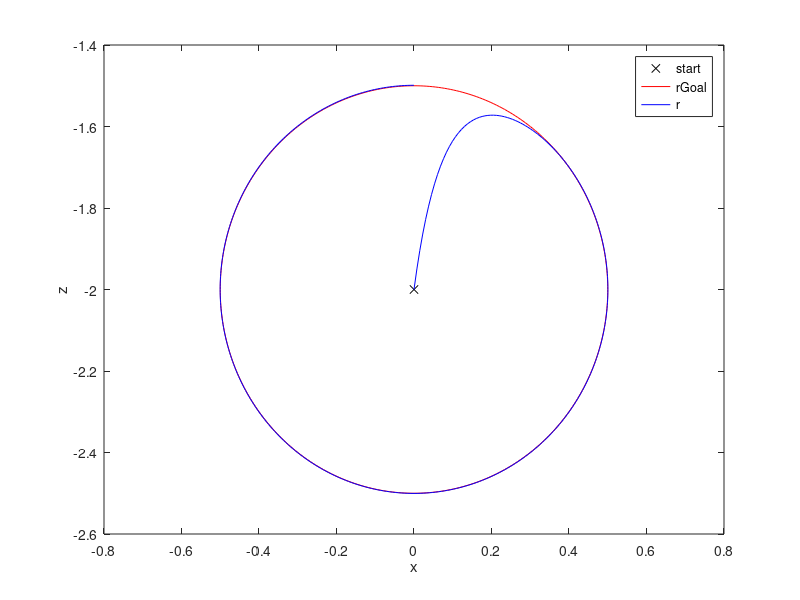

MATLAB code to generate this figure:
clear all; clc;

% given are the functions 
%   r_BF_inB(alpha,beta,gamma) and
%   J_BF_inB(alpha,beta,gamma) 
% for the foot positon respectively Jacobian
  
r_BF_inB = @(alpha,beta,gamma)[...
    - sin(beta + gamma) - sin(beta);...
  sin(alpha)*(cos(beta + gamma) + cos(beta) + 1) + 1;...
  -cos(alpha)*(cos(beta + gamma) + cos(beta) + 1)];

J_BF_inB = @(alpha,beta,gamma)[...
                                              0,             - cos(beta + gamma) - cos(beta),            -cos(beta + gamma);...
 cos(alpha)*(cos(beta + gamma) + cos(beta) + 1), -sin(alpha)*(sin(beta + gamma) + sin(beta)), -sin(beta + gamma)*sin(alpha);...
 sin(alpha)*(cos(beta + gamma) + cos(beta) + 1),  cos(alpha)*(sin(beta + gamma) + sin(beta)),  sin(beta + gamma)*cos(alpha)];

% write an algorithm for the inverse differential kinematics problem to
% find the generalized velocities dq to follow a circle in the body xz plane
% around the start point rCenter with a radius of r=0.5 and a 
% frequeny of 0.25Hz. The start configuration is q =  pi/180*([0,-60,120])',
% which defines the center of the circle
q0 = pi/180*([0,-60,120])';
dq0 = zeros(3,1);
rCenter = r_BF_inB(q0(1),q0(2),q0(3));
radius = 0.5;
f = 0.25;
rGoal = @(t) rCenter + radius*[sin(2*pi*f*t),0,cos(2*pi*f*t)]';
drGoal = @(t) 2*pi*f*radius*[cos(2*pi*f*t),0,-sin(2*pi*f*t)]';

% define here the time resolution
deltaT = 0.01;
timeArr = 0:deltaT:1/f;

% q, r, and rGoal are stored for every point in time in the following arrays
qArr = zeros(3,length(timeArr));
rArr = zeros(3,length(timeArr));
rGoalArr = zeros(3,length(timeArr));

q = q0;
dq = dq0;
for i=1:length(timeArr)
    t = timeArr(i);
    % data logging, don't change this!
    q = q+deltaT*dq;
    qArr(:,i) = q;
    rArr(:,i) = r_BF_inB(q(1),q(2),q(3));
    rGoalArr(:,i) = rGoal(t);
    
    % controller: 
    % step 1: create a simple p controller to determine the desired foot
    % point velocity
    K = -10;
    v = drGoal(t) - K * (rGoal(t) - r_BF_inB(q(1),q(2),q(3)));
    % step 2: perform inverse differential kinematics to calculate the
    % generalized velocities
    dq = pinv(J_BF_inB(q(1),q(2),q(3))) * v;
    
end
     
% plotting
plot(rArr(1, 1), rArr(3, 1), 'kx')
hold on
plot(rGoalArr(1, :), rGoalArr(3, :), 'r-')
plot(rArr(1, :), rArr(3, :), 'b-')
hold off
xlabel('x')
ylabel('z')
legend('start', 'rGoal', 'r')